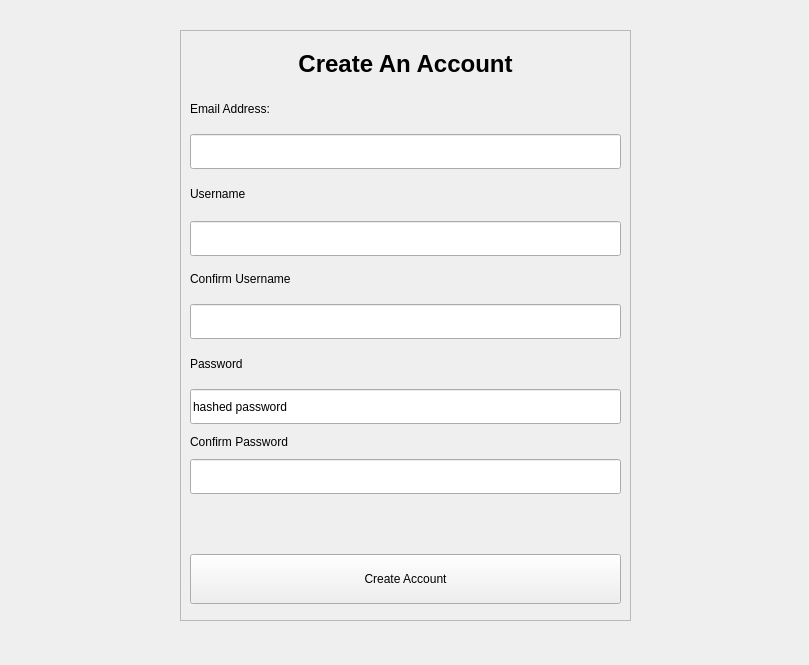
<?xml version="1.0" encoding="UTF-8"?>
<ui version="4.0">
 <class>CreateAccount</class>
 <widget class="QMainWindow" name="CreateAccount">
  <property name="geometry">
   <rect>
    <x>0</x>
    <y>0</y>
    <width>809</width>
    <height>665</height>
   </rect>
  </property>
  <property name="minimumSize">
   <size>
    <width>0</width>
    <height>100</height>
   </size>
  </property>
  <property name="windowTitle">
   <string>MainWindow</string>
  </property>
  <widget class="QWidget" name="centralwidget">
   <property name="styleSheet">
    <string notr="true"/>
   </property>
   <widget class="QFrame" name="frame_2">
    <property name="geometry">
     <rect>
      <x>180</x>
      <y>30</y>
      <width>451</width>
      <height>591</height>
     </rect>
    </property>
    <property name="styleSheet">
     <string notr="true"/>
    </property>
    <property name="frameShape">
     <enum>QFrame::Shape::StyledPanel</enum>
    </property>
    <property name="frameShadow">
     <enum>QFrame::Shadow::Raised</enum>
    </property>
    <widget class="QWidget" name="formLayoutWidget">
     <property name="geometry">
      <rect>
       <x>10</x>
       <y>10</y>
       <width>431</width>
       <height>571</height>
      </rect>
     </property>
     <layout class="QVBoxLayout" name="loginlayout">
      <item>
       <widget class="QLabel" name="lblTitle">
        <property name="maximumSize">
         <size>
          <width>16777215</width>
          <height>40</height>
         </size>
        </property>
        <property name="font">
         <font>
          <family>Segoe UI</family>
          <pointsize>18</pointsize>
          <italic>false</italic>
          <bold>true</bold>
          <underline>false</underline>
         </font>
        </property>
        <property name="styleSheet">
         <string notr="true"/>
        </property>
        <property name="text">
         <string>Create An Account</string>
        </property>
        <property name="alignment">
         <set>Qt::AlignmentFlag::AlignCenter</set>
        </property>
       </widget>
      </item>
      <item>
       <widget class="QLabel" name="lblEmail">
        <property name="maximumSize">
         <size>
          <width>16777215</width>
          <height>30</height>
         </size>
        </property>
        <property name="styleSheet">
         <string notr="true"/>
        </property>
        <property name="text">
         <string>Email Address:</string>
        </property>
        <property name="alignment">
         <set>Qt::AlignmentFlag::AlignLeading|Qt::AlignmentFlag::AlignLeft|Qt::AlignmentFlag::AlignVCenter</set>
        </property>
       </widget>
      </item>
      <item>
       <widget class="QLineEdit" name="printEmail">
        <property name="minimumSize">
         <size>
          <width>0</width>
          <height>35</height>
         </size>
        </property>
        <property name="styleSheet">
         <string notr="true"/>
        </property>
       </widget>
      </item>
      <item>
       <widget class="QLabel" name="lblUsername">
        <property name="maximumSize">
         <size>
          <width>16777215</width>
          <height>30</height>
         </size>
        </property>
        <property name="styleSheet">
         <string notr="true"/>
        </property>
        <property name="text">
         <string>Username</string>
        </property>
        <property name="alignment">
         <set>Qt::AlignmentFlag::AlignLeading|Qt::AlignmentFlag::AlignLeft|Qt::AlignmentFlag::AlignVCenter</set>
        </property>
       </widget>
      </item>
      <item>
       <widget class="QLineEdit" name="printUsername">
        <property name="minimumSize">
         <size>
          <width>0</width>
          <height>35</height>
         </size>
        </property>
        <property name="maximumSize">
         <size>
          <width>16777215</width>
          <height>30</height>
         </size>
        </property>
        <property name="styleSheet">
         <string notr="true"/>
        </property>
        <property name="text">
         <string/>
        </property>
       </widget>
      </item>
      <item>
       <widget class="QLabel" name="lblUsername2">
        <property name="maximumSize">
         <size>
          <width>16777215</width>
          <height>30</height>
         </size>
        </property>
        <property name="styleSheet">
         <string notr="true"/>
        </property>
        <property name="text">
         <string>Confirm Username</string>
        </property>
        <property name="alignment">
         <set>Qt::AlignmentFlag::AlignLeading|Qt::AlignmentFlag::AlignLeft|Qt::AlignmentFlag::AlignVCenter</set>
        </property>
       </widget>
      </item>
      <item>
       <widget class="QLineEdit" name="editUsername">
        <property name="minimumSize">
         <size>
          <width>0</width>
          <height>35</height>
         </size>
        </property>
        <property name="styleSheet">
         <string notr="true"/>
        </property>
       </widget>
      </item>
      <item>
       <widget class="QLabel" name="lblPassword">
        <property name="maximumSize">
         <size>
          <width>16777215</width>
          <height>30</height>
         </size>
        </property>
        <property name="styleSheet">
         <string notr="true"/>
        </property>
        <property name="text">
         <string>Password</string>
        </property>
       </widget>
      </item>
      <item>
       <widget class="QLineEdit" name="printPassHash">
        <property name="minimumSize">
         <size>
          <width>0</width>
          <height>35</height>
         </size>
        </property>
        <property name="styleSheet">
         <string notr="true"/>
        </property>
        <property name="text">
         <string>hashed password</string>
        </property>
       </widget>
      </item>
      <item>
       <widget class="QLabel" name="lblPassword2">
        <property name="maximumSize">
         <size>
          <width>16777215</width>
          <height>15</height>
         </size>
        </property>
        <property name="styleSheet">
         <string notr="true"/>
        </property>
        <property name="text">
         <string>Confirm Password</string>
        </property>
       </widget>
      </item>
      <item>
       <widget class="QLineEdit" name="editPassHash">
        <property name="minimumSize">
         <size>
          <width>0</width>
          <height>35</height>
         </size>
        </property>
        <property name="styleSheet">
         <string notr="true"/>
        </property>
       </widget>
      </item>
      <item>
       <widget class="QLabel" name="lblStatus">
        <property name="maximumSize">
         <size>
          <width>16777215</width>
          <height>40</height>
         </size>
        </property>
        <property name="styleSheet">
         <string notr="true"/>
        </property>
        <property name="text">
         <string/>
        </property>
       </widget>
      </item>
      <item>
       <widget class="QPushButton" name="btnCreateAccount">
        <property name="maximumSize">
         <size>
          <width>16777215</width>
          <height>50</height>
         </size>
        </property>
        <property name="styleSheet">
         <string notr="true"/>
        </property>
        <property name="text">
         <string>Create Account</string>
        </property>
       </widget>
      </item>
     </layout>
    </widget>
   </widget>
  </widget>
 </widget>
 <resources/>
 <connections/>
</ui>
